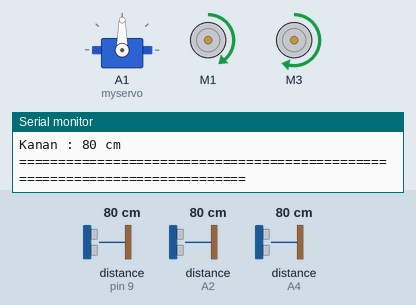
The sketch below on a simulated Arduino Uno, built with avr-gcc and run on an emulated ATmega328P. On the bench: servo, 2 × DC motor (green arrow = forward, orange = backward, longer = faster), the last lines printed to the serial monitor. Wiring (inferred from the names in the program): 3 × ultrasonic range finder: trigger pin 10, echo pin 9 / trigger A3, echo A2 / trigger A5, echo A4. The inputs (shaded band) are chosen by the test bench; at power-on: distance to the obstacle (sensors on pin 9, A2, A4) 80 cm. The echo pulse lasts 58.3 µs per cm.

Above: at 1.2 s.
1.3 s: distance to the obstacle (sensor on pin 9) set to 17 cm
4.3 s: distance to the obstacle (sensor on pin 9) set to 12 cm
At 5.5 s:
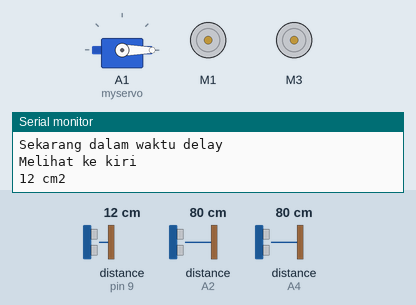
At 7.9 s:
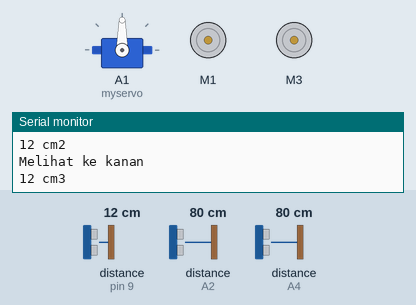
Timing chart, 0 to 13.3 s (numbered marks = the images above; inputs shaded):
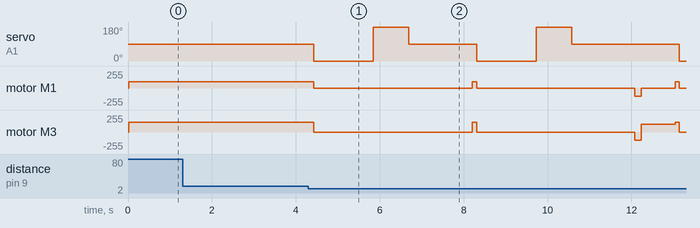

The sketch:

TugasFinal_Industrial_IOT.ino
```cpp
// Memasukkan library Motor Kontrol (AFMotor)
#include <AFMotor.h>
#include <Servo.h>
Servo myservo;  // Mendeskripsikan servo
const int trigPin = 10; // Triger pin (sensor Ultrasonik tengah) dipasang pada pin 10
const int echoPin = 9;  // Echo pin (sensor Ultrasonik tengah) dipasang pada pin 9
const int trigPinKiri = A3; // Triger pin (sensor Ultrasonik kiri) dipasang pada pin A3
const int echoPinKiri = A2; // Echo pin (sensor Ultrasonik kiri) dipasang pada pin A2
const int trigPinKanan = A5; // Triger pin (sensor Ultrasonik kanan) dipasang pada pin A5
const int echoPinKanan = A4; // Echo pin (sensor Ultrasonik kanan) dipasang pada pin A4

// DC motor M1 dan M2
AF_DCMotor motor1(1); // dipasang pada M1 di motor control L293D
AF_DCMotor motor2(3); // dipasang pada M3 di motor control L293D

void setup() {
 myservo.attach(A1);  // servo dipasang pada pin A1
  motor1.run(RELEASE); // mengaktifkan motor DC 1
  motor2.run(RELEASE); // mengaktifkan motor DC 2

  Serial.begin(9600); // Memulai perintah untuk serial monitor

}

long duration,durationKiri, durationKanan, cm, cmKiri, cmKanan, cm2, cm3; // mendefinisikan variabel yang akan digunakan pada sensor ultrasonik


void loop() {
//  delay(500);
Serial.println("============================================================================");
   motor1.setSpeed(95); //mengatur kecepatan motor1 menjadi 95
   motor2.setSpeed(150); //mengatur kecepatan motor2 menjadi 150
   motor1.run(FORWARD); //Perputaran roda (motor1 DC) ke depan
   motor2.run(FORWARD); //Perputaran roda (motor2 DC) ke depan

// AWAL ULTRASONIK TENGAH
pinMode(trigPin, OUTPUT);
  digitalWrite(trigPin, LOW);
  delayMicroseconds(2);
  digitalWrite(trigPin, HIGH);
  delayMicroseconds(10);
  digitalWrite(trigPin, LOW);
  pinMode(echoPin, INPUT);
  duration = pulseIn(echoPin, HIGH);
  cm = microsecondsKeCenti(duration); //mengubah durasi sensor ultrasonik tengah menjadi centimeter
// AKHIR ULTRASONIK TENGAH

// AWAL ULTRASONIK KIRI
  pinMode(trigPinKiri, OUTPUT);
  digitalWrite(trigPinKiri, LOW);
  delayMicroseconds(2);
  digitalWrite(trigPinKiri, HIGH);
  delayMicroseconds(10);
  digitalWrite(trigPinKiri, LOW);
  pinMode(echoPinKiri, INPUT);
  durationKiri = pulseIn(echoPinKiri, HIGH);
  cmKiri = microsecondsKeCenti(durationKiri); //mengubah durasi sensor ultrasonik kiri menjadi centimeter
// AKHIR ULTRASONIK KIRI

// AWAL ULTRASONIK KANAN
  pinMode(trigPinKanan, OUTPUT);
  digitalWrite(trigPinKanan, LOW);
  delayMicroseconds(2);
  digitalWrite(trigPinKanan, HIGH);
  delayMicroseconds(10);
  digitalWrite(trigPinKanan, LOW);
   pinMode(echoPinKanan, INPUT);
  durationKanan = pulseIn(echoPinKanan, HIGH);
  cmKanan = microsecondsKeCenti(durationKanan); //mengubah durasi sensor ultrasonik kanan menjadi centimeter
// AKHIR ULTRASONIK KANAN

  Serial.print("Depan : ");
  Serial.print(cm);   // menampilkan jarak sensor ultrasonik tengah ke monitor
  Serial.print(" cm");
  Serial.println();

  Serial.print("Kiri : ");
  Serial.print(cmKiri);  // menampilkan jarak sensor ultrasonik kiri ke monitor
  Serial.print(" cm");
  Serial.println();

  Serial.print("Kanan : ");
  Serial.print(cmKanan);  // menampilkan jarak sensor ultrasonik kanan ke monitor
  Serial.print(" cm");
  Serial.println();

 if (cm <= 13){ // jika jaraknya kurang atau sama dengan 13, maka motor akan berhenti
  Serial.print("Waktu pertama = ");
  Serial.print(cm);
  Serial.println(" cm");
  Serial.println("Sekarang dalam waktu delay");
// motor1 dan motor2 akan berhenti
 motor1.setSpeed(0);
   motor2.setSpeed(0);
   motor2.run(FORWARD);

myservo.write(0); // servo berputar ke sudut 0 derajat (kiri)
Serial.println("Melihat ke kiri");
delay(700);
pinMode(trigPin, OUTPUT);
  digitalWrite(trigPin, LOW);
  delayMicroseconds(2);
  digitalWrite(trigPin, HIGH);
  delayMicroseconds(10);
  digitalWrite(trigPin, LOW);

  pinMode(echoPin, INPUT);
  duration = pulseIn(echoPin, HIGH);
  cm2 = microsecondsKeCenti(duration);
  Serial.print(cm2);
  Serial.print(" cm2");
  Serial.println();
    delay(700);
    myservo.write(180); //Servo berputar ke sudut 180 derajat (kanan)
    Serial.println("Melihat ke kanan");
    delay(300);
  pinMode(trigPin, OUTPUT);
  digitalWrite(trigPin, LOW);
  delayMicroseconds(2);
  digitalWrite(trigPin, HIGH);
  delayMicroseconds(10);
  digitalWrite(trigPin, LOW);

  pinMode(echoPin, INPUT);
  duration = pulseIn(echoPin, HIGH);
  cm3 = microsecondsKeCenti(duration);
  Serial.print(cm3);
  Serial.print(" cm3");
  Serial.println();
    delay(550);

    myservo.write(90); //Servo berputar ke sudut 90 derajat (tengah)
    delay(1500);

if (cm2 > cm3 ){ // jika jarak ke kiri lebih besar dari yang kanan, maka .....

   motor1.setSpeed(120);
   motor2.setSpeed(120);
      motor1.run(BACKWARD);
   motor2.run(BACKWARD); // motor akan berputar mundur dengan kecepatan 120

   if(cm > 7){ // jika jaraknya ke depan lebih dari 7 cm, maka motor akan berputar mundur selama 0.150 detik
   delay(150);
   }
   if(cm<=7){  // jika jaraknya ke depan kurang dari 7 cm, maka motor akan berputar mundur selama 0.300 detik
    delay(300);
   }
  Serial.println("Belok kiri");
  motor1.setSpeed(120); //Berputar ke kiri selama 0.120 detik
   motor2.setSpeed(0);
   motor1.run(FORWARD);
   motor2.run(FORWARD);
   delay(800);
} else if (cm2 < cm3){ // jika jarak ke kiri lebih kecil dari yang kanan, maka .....
  motor1.setSpeed(120);
   motor2.setSpeed(120);
      motor1.run(BACKWARD);
   motor2.run(BACKWARD); // motor akan berputar mundur dengan kecepatan 120

 if(cm > 7){  // jika jaraknya ke depan lebih dari 7 cm, maka motor akan berputar mundur selama 0.150 detik
   delay(150);
   }
   if(cm<=7){ // jika jaraknya ke depan kurang dari 7 cm, maka motor akan berputar mundur selama 0.300 detik
    delay(300);
   }

  Serial.println("Belok kanan");  //Berputar ke kanan selama 0.120 detik
  motor1.setSpeed(0);
   motor2.setSpeed(120);
   motor1.run(FORWARD);
   motor2.run(FORWARD);
   delay(800);
}

  }
else if (cmKanan<= 5  && cm>15) { // jika sensor ultrasonik yang ada di kanan mendeteksi objek kurang dari 5 cm dan jarak ke depan lebih dari 15 cm, maka .....
 Serial.println("KIRI ada benda didepan!!");
 motor1.setSpeed(0);
   motor2.setSpeed(60); // Ban akan berputar masuk ke tengah (berputar ke kanan) dengan kecepatan 60
      motor1.run(FORWARD);
   motor2.run(FORWARD);
   delay(0);
 }

 else if (cmKiri <= 10 && cm>15) {
 Serial.println("KANAN ada benda didepan!!");
 motor1.setSpeed(70); // Ban akan berputar masuk ke tengah (berputar ke kiri) dengan kecepatan 70
   motor2.setSpeed(0);
      motor1.run(FORWARD);
   motor2.run(FORWARD);
   delay(50);
 }

}

long microsecondsKeCenti(long microseconds) // Function yang akan merubah durasi ke jarak
{
  return microseconds / 29 / 2;
}
```

Measured:
- the behaviour switches between 15 and 14 cm on distance to the obstacle (sensor on pin 9) (found by bisection; images 0 and 1)
- after the input at 4.3 s, servo on A1 (myservo): 90° → 0° after 0.13 s, → 180° 1.4 s later, → 90° 0.85 s later, → 0° 1.6 s later, … (7 changes in this stretch); motor M1: forward 95/255 → stopped after 0.13 s, → forward 95/255 3.8 s later, → stopped 0.10 s later, → backward 120/255 3.8 s later, … (7 changes in this stretch)
